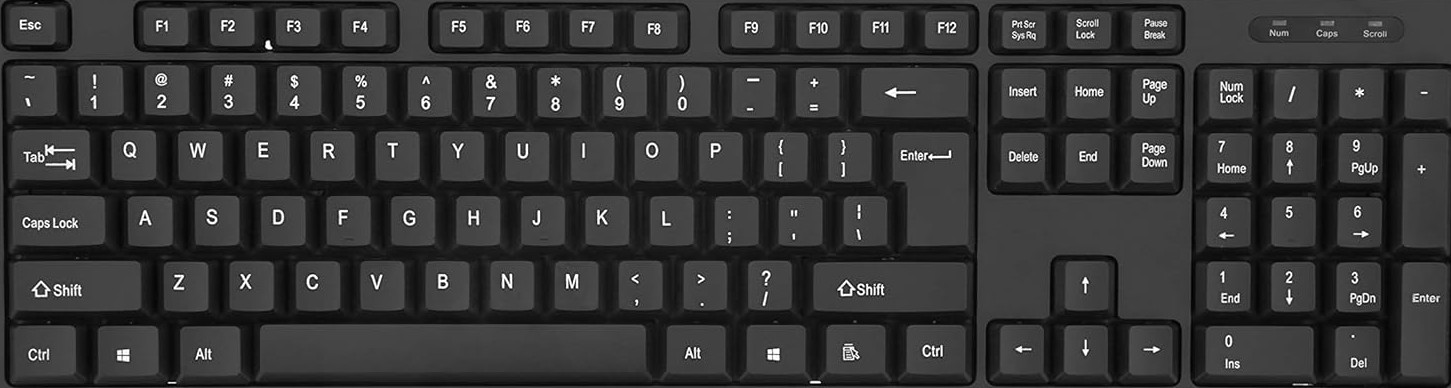
#> input picture img/Querty.jpg, 1451 x 388 px, found by its file name
$ python toucheDectection.py
#> lines starting #> are read from the running program, lines starting #| are printed output that depends on the picture; after the words box and inside, x2 and y2 are one past the last pixel; in counts of white or black regions, pixels touching at a corner belong together; long printed decimals are rounded
import matplotlib.pyplot as plt
import numpy as np
import skimage as skim
from skimage.transform import resize

#Lire l'image et mettre en niveau de gris
I = skim.img_as_float(plt.imread('img/Querty.jpg'))
#> I: shape (388, 1451, 3) float64; min 0, max 1, mean 0.205
I_gray = skim.color.rgb2gray(I)


# Déterminer si l'inversion est nécessaire (seuillage de robustesse)
LUMINOSITE_MOYENNE = I_gray.mean()
#> LUMINOSITE_MOYENNE = 0.205
print(f"Luminosité moyenne : {LUMINOSITE_MOYENNE:.2f}")
#| Luminosité moyenne : 0.21

# Inversion selon luminausite
if LUMINOSITE_MOYENNE < 0.3:
    I_inverted = 1 - I_gray
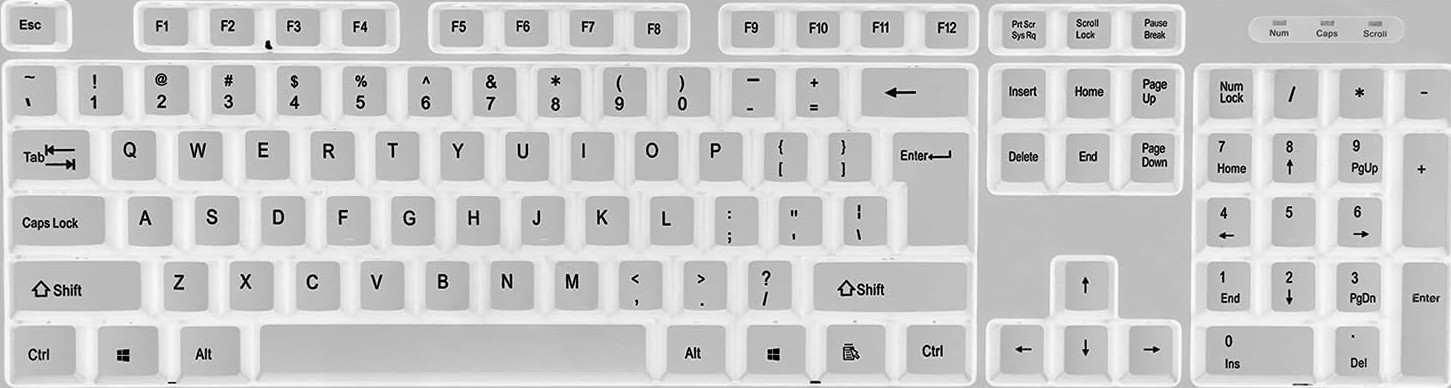
#> I_inverted: shape (388, 1451) float64; min 0, max 1, mean 0.795
    print("Image inversée pour le traitement.")
else:
    I_inverted = I_gray
    print("Image non inversée.")

# Utiliser un seuil local
block_size = 51
local_thresh = skim.filters.threshold_local(I_inverted, block_size, offset=0.01)
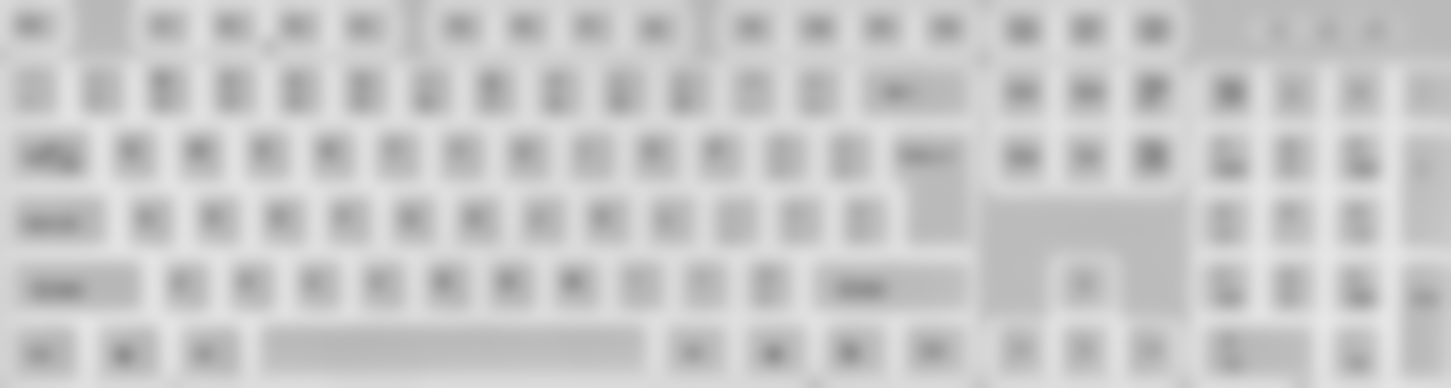
#> local_thresh: shape (388, 1451) float64; min 0.556, max 0.906, mean 0.785
binary = I_inverted > local_thresh
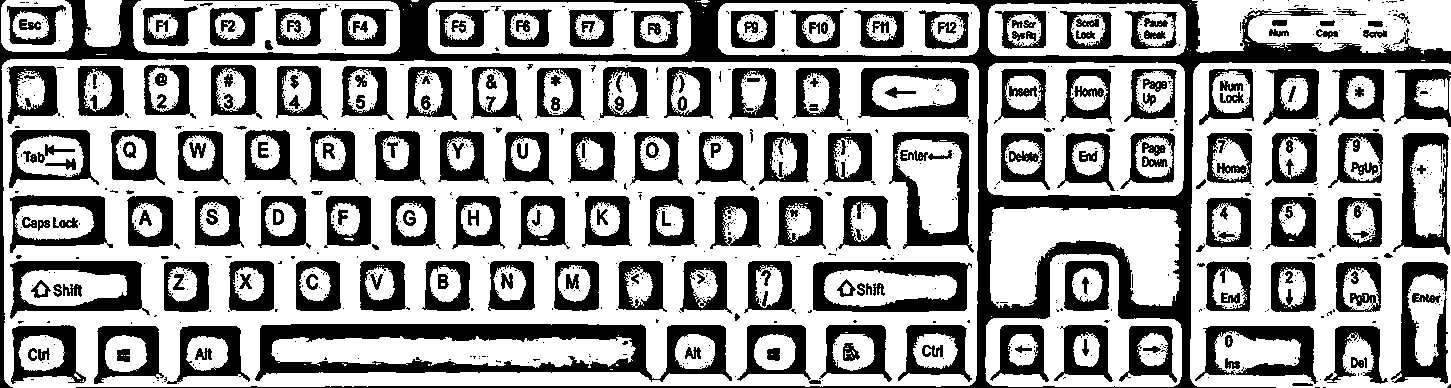
#> binary: shape (388, 1451) bool; 62.2% white; 1215 black regions (945 under 20 px), largest, box (x1, y1, x2, y2) and area: (0, 0, 1451, 388) 37357, (255, 324, 732, 382) 11749, (813, 262, 972, 312) 3895

# Nettoyage
binary = skim.morphology.remove_small_objects(binary, min_size=300)
#> binary: shape (388, 1451) bool; 61.9% white; 1214 black regions (943 under 20 px)

# Labeliser les régions
L, N = skim.measure.label(binary, return_num = True)
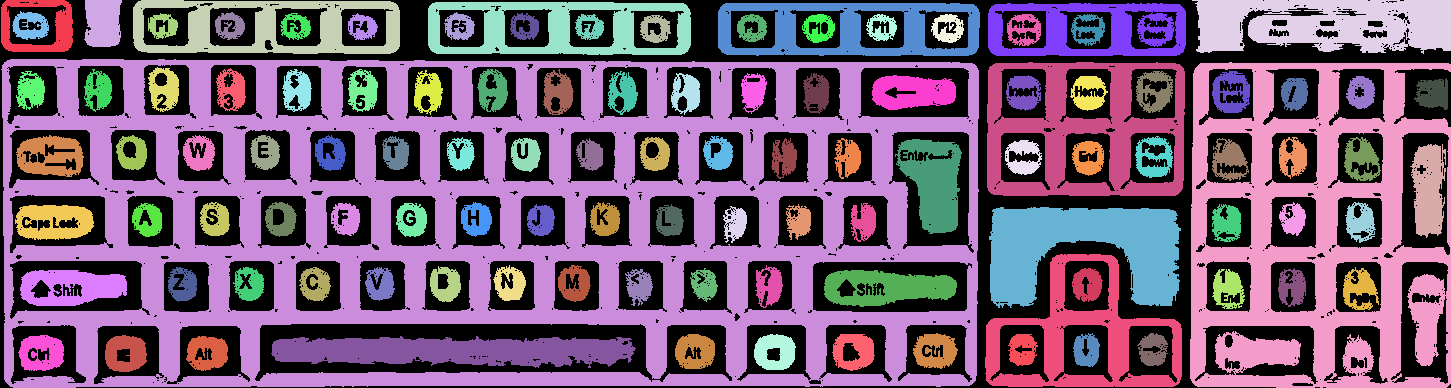
#> L: shape (388, 1451) int32; 113 distinct labels, from 0 to 112; one colour per label, 0 black
#> N = 112
regions = skim.measure.regionprops(L)
#> regions = 112 regions; largest, box (x1, y1, x2, y2) and area: (1, 59, 979, 388) 137624, (1190, 62, 1451, 388) 41853, (987, 62, 1185, 196) 12929, (989, 207, 1181, 308) 12372, (1192, 0, 1451, 54) 10695
print(f'Nombre de régions détectées: {N}')
#| Nombre de régions détectées: 112
area_L = [props.area for props in regions]
#> area_L = 112 values, max 137624 at index 22, min 466 at index 10, mean 3109.2
print(area_L)
#> (printed output is left out)
area_L1 = [props.bbox for props in regions]
#> area_L1 = 112 items, first 6: (0, 1, 52, 73), (0, 84, 47, 122), (0, 133, 54, 400), (0, 1192, 54, 1451), (2, 428, 55, 691), (3, 718, 56, 980)
print("BBBBOX : ", area_L1)
#> (printed output is left out)

# Filtrer les touches par tailles
touches = []
for prop in regions:
    minr, minc, maxr, maxc = prop.bbox
    h = maxr - minr
    w = maxc - minc
    if 15 < h < 75 and 15 < w < 200:
        touches.append(prop)
#> this loop made 112 passes
#> (minr, minc, maxr, maxc, h, w) on passes 1 to 12: (0, 1, 52, 73, 52, 72), (0, 84, 47, 122, 47, 38), (0, 133, 54, 400, 54, 267), (0, 1192, 54, 1451, 54, 259), (2, 428, 55, 691, 53, 263), (3, 718, 56, 980, 53, 262), (3, 988, 56, 1186, 53, 198), (11, 12, 40, 49, 29, 37), (12, 215, 40, 245, 28, 30), (12, 444, 40, 475, 28, 31), (13, 148, 39, 178, 26, 30), (13, 280, 40, 311, 27, 31)
#> after the loop, touches = 100 regions; largest, box (x1, y1, x2, y2) and area: (988, 3, 1186, 56) 6011, (824, 270, 957, 307) 3301, (20, 270, 127, 306) 2713, (872, 75, 956, 110) 2188, (15, 205, 94, 240) 1995
print(f'Nombre de touches filtrées: {len(touches)}')
#| Nombre de touches filtrées: 100

# calculer le centre Y de toutes les touches filtrées
centreY = np.array([(props.bbox[0] + props.bbox[2]) //2 for props in touches])
#> centreY = 100 values, max 353 at index 97, min 23 at index 1, mean 169.8
# Trouver le centre Y de la rangée principale (la rangée A/Q)
second_row_y = np.median(centreY)
#> second_row_y = 156.5

# Sélectionner les touches proches de cette rangée
row_touches = [prop for i, prop in enumerate(touches) if abs(centreY[i] - second_row_y) < 25]
#> row_touches = 19 regions; largest, box (x1, y1, x2, y2) and area: (16, 135, 84, 177) 1825, (1344, 137, 1381, 181) 913, (1135, 136, 1173, 178) 874, (1212, 138, 1249, 181) 862, (1005, 140, 1042, 175) 765

# Identifier Tab : touche la plus large ET la plus à gauche de cette rangée
tab_key_candidate = max(row_touches, key=lambda p: p.bbox[3] - p.bbox[1])

# Une touche Tab est large et a un bbox_minc très faible dans la rangée.
standard_keys_in_row = [p for p in row_touches if (p.bbox[3]-p.bbox[1]) < 50] # Largeur standard
#> standard_keys_in_row = 18 regions; largest, box (x1, y1, x2, y2) and area: (1344, 137, 1381, 181) 913, (1135, 136, 1173, 178) 874, (1212, 138, 1249, 181) 862, (1005, 140, 1042, 175) 765, (1279, 137, 1307, 179) 753

# Après avoir identifié les touches standard dans la rangée
row_touches_sorted = sorted(standard_keys_in_row, key=lambda p: p.bbox[1])
#> row_touches_sorted has the same summary as standard_keys_in_row

# Identifier Touche 1 (A/Q) et Touche 2 (Z/W)
if len(row_touches_sorted) >= 2:
    Touche1_key = row_touches_sorted[0]
    Touche2_key = row_touches_sorted[1]
else:
    print("Erreur: Pas assez de touches détectées dans la rangée pour trouver la Touche 1 et Touche 2.")
    exit()

# Affichage des bboxes pour la vérification
print("Touche 1 (A/Q) bbox:", Touche1_key.bbox)
#| Touche 1 (A/Q) bbox: (135, 116, 170, 147)
print("Touche 2 (Z/W) bbox:", Touche2_key.bbox)
#| Touche 2 (Z/W) bbox: (135, 183, 171, 215)


# Extraire les images
def crop_touch(image, prop):
    minr, minc, maxr, maxc = prop.bbox
    return image[minr:maxr, minc:maxc]

plt.figure(figsize=(8,3))
plt.subplot(1,2,1)
plt.imshow(crop_touch(I, Touche1_key))
plt.title("Touche 1 (Q ou A)")
plt.axis('off')

plt.subplot(1,2,2)
plt.imshow(crop_touch(I, Touche2_key))
plt.title("Touche 2 (W ou Z)")
plt.axis('off')

plt.show()


##########################

image_A_brute = crop_touch(I, Touche1_key)
image_Z_brute = crop_touch(I, Touche2_key)

# 2. Convertir en niveau de gris
image_A_gray = skim.color.rgb2gray(image_A_brute)
image_Z_gray = skim.color.rgb2gray(image_Z_brute)

# Définir une taille cible commune pour toutes les images de comparaison
TARGET_SIZE = (64, 64)

# Redimensionner l'image A et Z
image_A_resized = resize(image_A_gray, TARGET_SIZE, anti_aliasing=True)
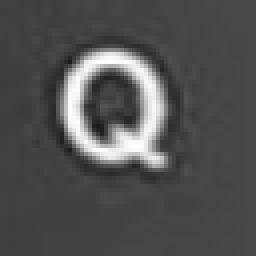
#> image_A_resized: shape (64, 64) float64 (shown 4 times larger); min 0.102, max 0.999, mean 0.32
image_Z_resized = resize(image_Z_gray, TARGET_SIZE, anti_aliasing=True)
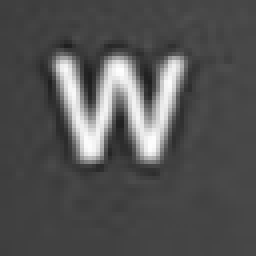
#> image_Z_resized: shape (64, 64) float64 (shown 4 times larger); min 0.122, max 0.997, mean 0.326

thresh_A = skim.filters.threshold_otsu(image_A_resized)
#> thresh_A = 0.542
thresh_Z = skim.filters.threshold_otsu(image_Z_resized)
#> thresh_Z = 0.534
print(image_A_resized.mean())
#| 0.3205
if image_A_resized.mean() < 0.5:
    # Cas standard : Texte CLAIR sur fond SOMBRE (texte > seuil)
    image_A_binary = image_A_resized > 0.75
#> image_A_binary: shape (64, 64) bool; 6.7% white; 1 white region, box (x1, y1, x2, y2) and area: (16, 13, 41, 41) 275
else:
    # Cas inverse : Texte SOMBRE sur fond CLAIR (texte < seuil)
    image_A_binary = image_A_resized < 0.25

# Appliquer la même logique à la Touche 2
if image_Z_resized.mean() < 0.5:
    image_Z_binary = image_Z_resized > 0.75
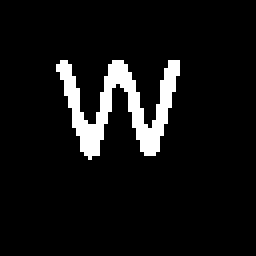
#> image_Z_binary: shape (64, 64) bool (shown 4 times larger); 7.2% white; 1 white region, box (x1, y1, x2, y2) and area: (14, 15, 45, 40) 295
else:
    image_Z_binary = image_Z_resized < 0.25

if image_A_binary.mean() > 0.5:
    # Si la moyenne est élevée après seuillage, on l'inverse.
    image_A_binary = 1 - image_A_binary

if image_Z_binary.mean() > 0.5:
    image_Z_binary = 1 - image_Z_binary

# --- AFFICHAGE des résultats pour la vérification ---
plt.figure(figsize=(10, 4))

# Affichez A

plt.subplot(1, 2, 1)
plt.imshow(image_A_binary, cmap='gray')
plt.title("A (Binarisé)")
plt.axis('off')

# Affichez Z

plt.subplot(1, 2, 2)
plt.imshow(image_Z_binary, cmap='gray')
plt.title("Z (Binarisé)")
plt.axis('off')

plt.suptitle("Préparation des données pour la comparaison algorithmique")
plt.show()
